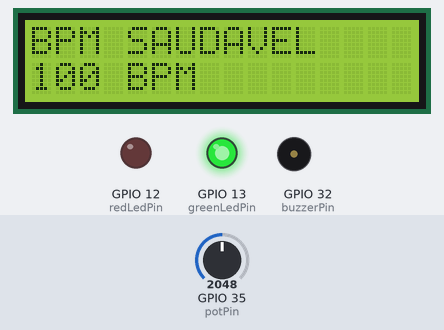
Bench run of a sketch on a simulated ESP32. Shown: 16×2 character LCD, output pins drawn as LEDs (lit = HIGH), buzzer (waves = sounding). The inputs (shaded band) are chosen by the test bench; at power-on: GPIO 35 (potPin) = 2048.

Above: at 2.2 s.
2.3 s: GPIO 35 (potPin) set to 2143
At 4.3 s:
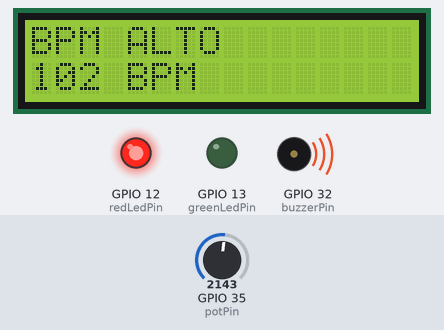
4.6 s: GPIO 35 (potPin) set to 491
At 6.3 s:
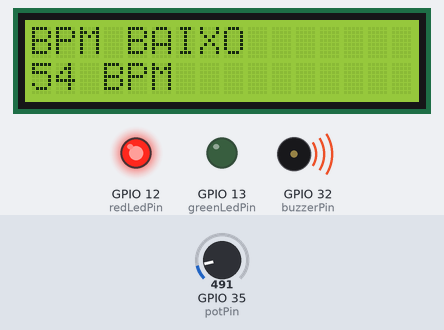
6.6 s: GPIO 35 (potPin) set to 60
At 8.6 s:
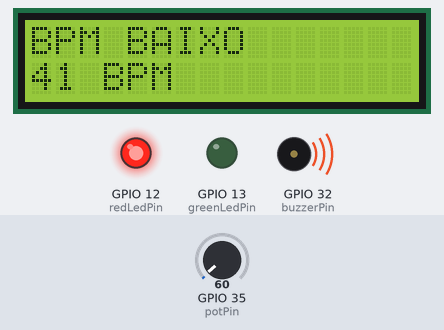
Timing chart, 0 to 10.1 s (numbered marks = the images above; inputs shaded):
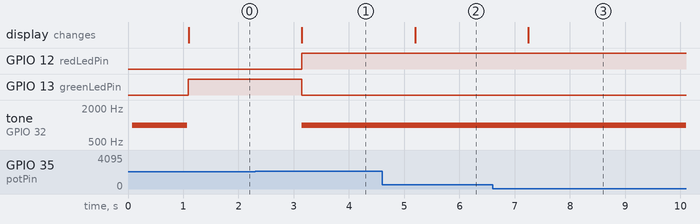

The sketch:

Code.ino
```cpp
#include <Wire.h>
#include <LiquidCrystal_I2C.h>

LiquidCrystal_I2C lcd(0x27, 16, 2);
const int potPin = 35;
const int greenLedPin = 13;
const int redLedPin = 12;
const int buzzerPin = 32;

const int limiteInferior = 60;
const int limiteSuperior = 100;

void setup() {
  Wire.begin(21, 22);
  lcd.begin(16, 2);
  lcd.backlight();
  lcd.print("Batimentos:");

  pinMode(greenLedPin, OUTPUT);
  pinMode(redLedPin, OUTPUT);
  pinMode(buzzerPin, OUTPUT);

  pinMode(buzzerPin, OUTPUT);
  tone(buzzerPin, 1000);
  delay(1000);
  noTone(buzzerPin);
}

void loop() {
  lcd.clear();

  int potValue = analogRead(potPin);

  int batimentosCardiacos = map(potValue, 0, 4095, 40, 160);

  lcd.setCursor(0, 1);
  lcd.print(batimentosCardiacos);
  lcd.print(" BPM     ");

  if (batimentosCardiacos < limiteInferior || batimentosCardiacos > limiteSuperior) {
    digitalWrite(greenLedPin, LOW);
    digitalWrite(redLedPin, HIGH);
    tone(buzzerPin, 1000);

    if (batimentosCardiacos < limiteInferior) {
      lcd.setCursor(0, 0);
      lcd.print("BPM BAIXO");
    } else {
      lcd.setCursor(0, 0);
      lcd.print("BPM ALTO");
    }
  } else {
    digitalWrite(greenLedPin, HIGH);
    digitalWrite(redLedPin, LOW);
    noTone(buzzerPin);

    lcd.setCursor(0, 0);
    lcd.print("BPM SAUDAVEL");
  }

  delay(1000);
}
```

Measured:
- the behaviour switches between 2081 and 2082 on GPIO 35 (potPin) (found by bisection; images 0 and 1)
- after the input at 2.3 s, GPIO 12 (redLedPin): LOW → HIGH after 0.84 s; GPIO 13 (greenLedPin): HIGH → LOW after 0.84 s; tone on GPIO 32 (buzzerPin): silent → 1000 Hz after 0.84 s; the display: changes after 0.85 s (image 1)
- after the input at 4.6 s, the display: changes after 0.60 s (image 2)
- after the input at 6.6 s, the display: changes after 0.64 s (image 3)
